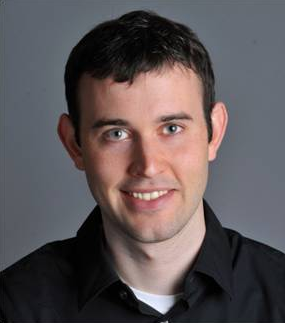
#> input picture P1/human.png, 285 x 323 px
$ jupyter execute P1.ipynb   (shell and % lines are left out)
#> lines starting #> are read from the running program, lines starting #| are printed output that depends on the picture; long printed decimals are rounded
# Hybrid Images

The objective of this exercise is to create a hybrid image by combining a low-pass filtered image with a high-pass filtered one. The resulting image will display the low-pass image when viewed from a distance, while the high-pass image will be visible up close. We will achieve this result in two different ways: in the first exercise, the images will be fused in the spatial domain using a Gaussian filter; in the second exercise, the fusion will occur in the frequency domain using the Fourier transform.

[cell 1]
# All necessary imports
import numpy as np
import matplotlib.pyplot as plt
from skimage import io, transform
from scipy import signal, fftpack

We begin by editing the necessary images to ensure that the image fusion is done properly. The cat and human images are manually aligned at the facial area, using the eyes and mouth as key reference points.

[cell 2]
# LOAD IMAGES
human = io.imread('human.png')
#> human is the input picture: shape (323, 285, 3); mean R, G, B 93.4, 85.4, 87.2
cat = io.imread('cat.png')
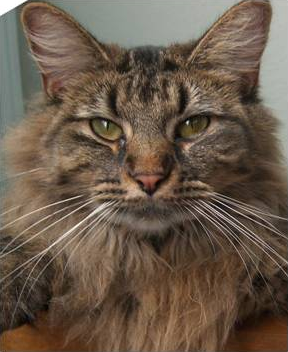
#> input picture P1/cat.png, 288 x 352 px
#> cat is the input picture: shape (352, 288, 3); mean R, G, B 106.2, 89.8, 74.4

## RESIZE
size1=int(round(human.shape[0]*(4/3.)))
#> size1 = 431
size2=int(round(human.shape[1]*(4/3.)))
#> size2 = 380
human = transform.resize(human,(size1, size2))
#> human: shape (431, 380, 3) float64

# CROP
left = 50
top = 50
right = 51+cat.shape[0]-1
#> right = 402
bottom = 51+cat.shape[1]-1
#> bottom = 338
human_c = human[left: right, top:bottom]

# VISUALIZATION ---------------
plt.figure(1)

plt.subplot(131)
plt.imshow(human,cmap="gray")
plt.title('I man')

plt.subplot(132)
plt.title('I man crop')
plt.imshow(human_c,cmap="gray")

plt.subplot(133)
plt.title('I cat')
plt.imshow(cat,cmap="gray")

plt.gcf().set_size_inches((14,14))

Since obtaining the high-pass and hybrid images is a repeated process, I created the function below to streamline it. This function takes three parameters: the low-pass image and the original image from which we want to extract the high-pass image, and the other low-pass image to create the hybrid image.

To find the high-pass image, we can either apply an inverted Gaussian filter to the original image, following a similar procedure to that of the low-pass image, or we can take a simpler approach: subtract the low-pass image from the original image. This subtraction effectively removes the general form of the image, leaving only the details that constitute the high-pass image.

Finally, the hybrid image can be achieved by simply summing the low-pass human image with the HP cat image

[cell 3]
def HP_HybridImage(lp_img1, original_img1, lp_img2):
    # FIND HIGH PASS IMAGE
    hp_img = original_img1 - lp_img1
    hp_img = np.clip(hp_img, 0, 1)

    # FUSE HP AND LP TO GET HYBRID
    hybrid = lp_img2 + hp_img
    hybrid = np.clip(hybrid, 0, 1)

    return hp_img, hybrid

[cell 4]
# Create identity filter
def rgb2gray(rgb):
    return np.dot(rgb[...,:3], [0.299, 0.587, 0.114])

[cell 5]
# Function to plot and visualize images and their titles
def plot_imgs(figsize, rows, col, img, titles):
    # Create a figure to fit the images
    fig = plt.figure(figsize=figsize)

    # For each of the images create a subplot and dislpay the image and its title
    for i in range(len(img)):
        fig.add_subplot(rows, col, i+1)
        plt.imshow(img[i], cmap='jet')
        plt.title(titles[i])
        plt.colorbar()
        plt.axis('off')

    plt.show()

## 1. Hybrid Image in the spatial domain

As explained earlier, this exercise involves fusing two images in the spatial domain. To achieve this, we first need to create a Gaussian filter to apply a low-pass filter to the images. Below, the function `gauss(SZ, sigma)` has been created in order to generate and return this filter. This function requires two parameters: `SZ`, which defines the size of the filter, and `sigma`, which is the standard deviation that controls the spread of the Gaussian function.

The function works by first creating a grid of size SZ x SZ for the 2D Gaussian function, and then computes it by applying the Gaussian formula to each point (formula provided below). Finally, it normalizes the filter by dividing all values by their sum, ensuring that the total sum of the filter equals 1.

$$f(x, y) = \exp\left(-\frac{x^2 + y^2}{2\sigma^2}\right)$$

The process to find the hybrid image will be demonstrated using Gray Scale as well as RGB images.

[cell 6]
def gauss(SZ, sigma):
    [xx,yy] = np.meshgrid(np.linspace(-(SZ/2), SZ/2,SZ),np.linspace(-(SZ/2), SZ/2,SZ))
    gaussian = np.exp(-0.5*(xx*xx+yy*yy)/(sigma*sigma))
    return gaussian/np.sum(gaussian)                                 # Normalize gaussian filter

To convolve the images, we use the function seen in class `convolve2d(in1, in2, mode='same', boundary='fill', fillvalue=0.)` to apply the Gaussian filter to the image. Since this method operates on two-dimensional images, we cannot use the entire RGB image directly; therefore, we will convolve the images channel by channel. The parameters `mode`, `boundary`, and `fillvalue` are used as follows: setting `mode` to 'same' ensures that the output is the same size as `in1`, while the `boundary` parameter specifies that the input arrays will be padded with the specified `fillvalue` (0 in this case). It is important to note that the cat image must be normalized to match the value range of the human image before proceeding.

Once this step is complete, we obtain the low-pass images for both the human and cat. In our case, the hybrid image will be created using the low-pass (LP) image of the human and the high-pass (HP) image of the cat, To achieve this, we will use the previously defined function `HP_HybridImage(lp_img1, original_img1, lp_img2)` which will be returning not only the HP image of the cat but the resulting hybrid image as well.

In the final figure, we will display the LP images for both forms, the resulting high-pass image, the filter used for all convolutions, and the resulting hybrid image.

[cell 7]
# Gaussian filter
sigma = 9
SZ = (6 * sigma + 1)
fil = gauss(SZ, sigma)

# Normalize cat image
cat_norm = cat/255.0

# FIND LOW PASS IMAGES
human_lp = human_c.copy()
human_lp[..., 0] = signal.convolve2d(human_c[..., 0], fil, mode='same', boundary='fill', fillvalue=0.)
human_lp[..., 1] = signal.convolve2d(human_c[..., 1], fil, mode='same', boundary='fill', fillvalue=0.)
human_lp[..., 2] = signal.convolve2d(human_c[..., 2], fil, mode='same', boundary='fill', fillvalue=0.)

cat_lp = cat_norm.copy()
cat_lp[..., 0] = signal.convolve2d(cat_norm[..., 0], fil, mode='same', boundary='fill', fillvalue=0.)
cat_lp[..., 1] = signal.convolve2d(cat_norm[..., 1], fil, mode='same', boundary='fill', fillvalue=0.)
cat_lp[..., 2] = signal.convolve2d(cat_norm[..., 2], fil, mode='same', boundary='fill', fillvalue=0.)

# FIND HP AND HYBRID IMAGE
cat_hp, hybrid = HP_HybridImage(cat_lp, cat_norm, human_lp)

######### VISUALIZATION #########
images = [cat_lp, cat_hp, fil, human_lp, hybrid]
titles = ['Low Pass Cat', 'High Pass Cat', 'Gaussian Filter', 'Low Pass Human', 'Hybrid']

plot_imgs((15, 8), 2, 3, images, titles)
#> the loop in plot_imgs, `for i in range(len(img)):` made 5 passes

As I've previously said the parameter `sigma` controls the spread of the Gaussian filter, which is the same as controlling its size. For the next part he sigma has been modified to observe its effect, with a smaller `sigma` the filter becomes more narrow and concentrated around the center, leading to less smoothing, where only nearby pixels significantly contribute to the result. How this affects the final images is that for the LP they will retain more detail and sharpness, as the blur is weaker, the HP will include more mid-frequency details because the LP filter will have retained more fine details (high frequecies), resulting in less drastic high-frequency components and, finally, the hybrid image will blend the two images more smoothly, with less distinction between LP and HP content, resulting in a less noticeable hybrid effect

[cell 8]
# Gaussian filter
sigma = 1
SZ = (6 * sigma + 1)
fil = gauss(SZ, sigma)

# Normalize cat image
cat_norm = cat/255.0

# FIND LOW PASS IMAGES
human_lp = human_c.copy()
human_lp[..., 0] = signal.convolve2d(human_c[..., 0], fil, mode='same', boundary='fill', fillvalue=0.)
human_lp[..., 1] = signal.convolve2d(human_c[..., 1], fil, mode='same', boundary='fill', fillvalue=0.)
human_lp[..., 2] = signal.convolve2d(human_c[..., 2], fil, mode='same', boundary='fill', fillvalue=0.)

cat_lp = cat_norm.copy()
cat_lp[..., 0] = signal.convolve2d(cat_norm[..., 0], fil, mode='same', boundary='fill', fillvalue=0.)
cat_lp[..., 1] = signal.convolve2d(cat_norm[..., 1], fil, mode='same', boundary='fill', fillvalue=0.)
cat_lp[..., 2] = signal.convolve2d(cat_norm[..., 2], fil, mode='same', boundary='fill', fillvalue=0.)

# FIND HP AND HYBRID IMAGE
cat_hp, hybrid = HP_HybridImage(cat_lp, cat_norm, human_lp)
#> in HP_HybridImage (call 2), `hp_img = original_img1 - lp_img1`:
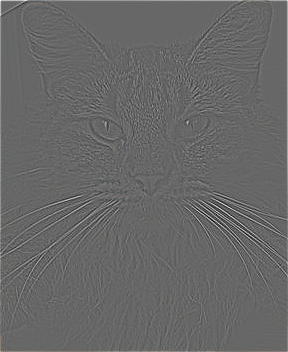
#> hp_img: shape (352, 288, 3) float64; mean R, G, B 0.00181, 0.00172, 0.00159; drawn with min black and max white
#> in HP_HybridImage (call 2), `hp_img = np.clip(hp_img, 0, 1)`:
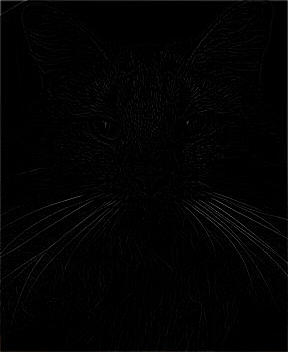
#> hp_img: shape (352, 288, 3) float64; mean R, G, B 0.011, 0.0109, 0.0108

######### VISUALIZATION #########
images = [cat_lp, cat_hp, fil, human_lp, hybrid]
titles = ['Low Pass Cat', 'High Pass Cat', 'Gaussian Filter', 'Low Pass Human', 'Hybrid']

plot_imgs((15, 8), 2, 3, images, titles)
#> the loop in plot_imgs (call 2), `for i in range(len(img)):` made 5 passes

To apply this process to grayscale images, the steps are the same as for color images, but using a grayscale input. First, we create the Gaussian filter, and then the images are preprocessed. The cat image is normalized, and both images are converted to grayscale using the function `rgb2gray(rgb)`, which computes a weighted sum of the color channels. The weights correspond to the relative luminance of each color, with green contributing the most, as the human eye perceives green more intensely than red or blue.

Once the images are prepared, we use the same function as before to perform the convolutions, which produce the LP images. Following this, the same process is applied to obtain the HP images and, finally, the hybrid image.

[cell 9]
# Gaussian filter
sigma = 9
SZ = (6 * sigma + 1)
fil = gauss(SZ, sigma)

# Normalize cat image
cat_norm = cat/255.0

# TRANSFORM IMAGES TO GRAYSCALE
cat_gray = rgb2gray(cat_norm)
human_gray = rgb2gray(human_c)
#> in rgb2gray (call 2), `return np.dot(rgb[...,:3], [0.299, 0.587, 0.114])`:
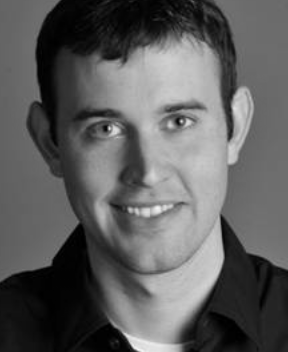
#> returned value: shape (352, 288) float64; min 0, max 0.974, mean 0.37

# FIND LOW PASS IMAGES
cat_lp = signal.convolve2d(cat_gray, fil, mode='same', boundary='fill', fillvalue=0.)
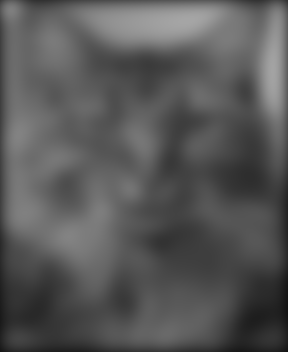
#> cat_lp: shape (352, 288) float64; min 0.0715, max 0.651, mean 0.345
human_lp = signal.convolve2d(human_gray, fil, mode='same', boundary='fill', fillvalue=0.)
#> human_lp: shape (352, 288) float64

# FIND HP AND HYBRID IMAGE
cat_hp, hybrid = HP_HybridImage(cat_lp, cat_gray, human_lp)
#> in HP_HybridImage (call 3), `hybrid = np.clip(hybrid, 0, 1)`:
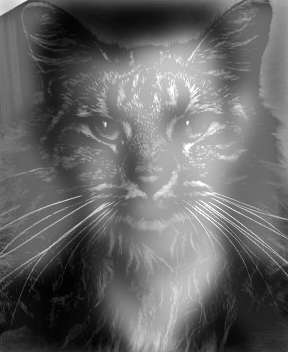
#> hybrid: shape (352, 288) float64; min 0.0117, max 1, mean 0.404

######### VISUALIZATION #########

fig = plt.figure(figsize=(15, 8))

fig.add_subplot(2, 3, 1)
plt.imshow(cat_lp, cmap="gray")
plt.title('Low Pass Cat')
plt.colorbar()
plt.axis('off')

fig.add_subplot(2, 3, 2)
plt.imshow(cat_hp, cmap="gray")
plt.title('High Pass Cat')
plt.colorbar()
plt.axis('off')

fig.add_subplot(2, 3, 3)
plt.imshow(fil, cmap="jet")
plt.title('Gaussian Filter')
plt.colorbar()
plt.axis('off')

fig.add_subplot(2, 3, 4)
plt.imshow(human_lp, cmap="gray")
plt.title('Low Pass Human')
plt.colorbar()
plt.axis('off')

fig.add_subplot(2, 3, 5)
plt.imshow(hybrid, cmap="gray")
plt.title('Hybrid')
plt.colorbar()
plt.axis('off')

plt.show()
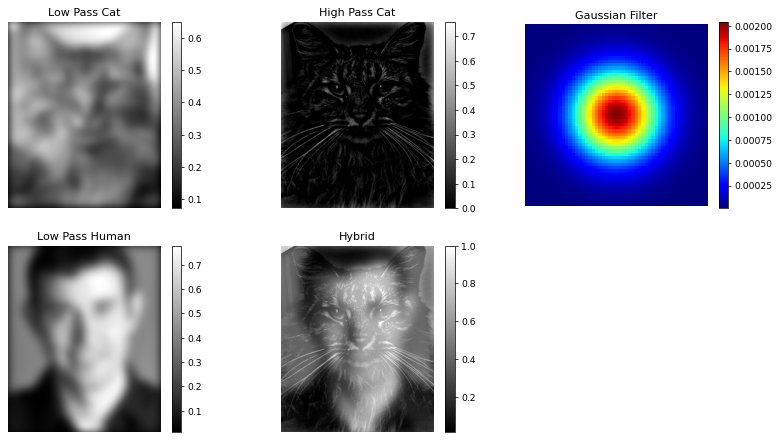
#> figure drawn by matplotlib, 10 panels

## 2. Hybrid Image in the frequency domain

Once again, our objective is to create an hybrid image between the LP image of the human and the HP image of the cat. However, in this case, we will perform the fusion in the frequency domain, to do so we will use the Fourier transform to turn the images from their spatial domain to the frequency one. Since it also needs to be applied channel by channel I created the function `channelFiltering(channel, fil_fft, fftsize)` to handle each channel individually. This function takes three parameters: `channel` which is the channel being worked on, `fil_fft`, the Gaussian filter being used but in its frequency domain, and `fftsize`, which is the size of the FFT to be used.

To carry out the process, we need to work entirely in the frequency domain. First, the function applies a 2D Fourier transform to the image channel, converting it to the frequency domain with a size of fftsize x fftsize. Next, the Fourier transformed Gaussian filter is applied to the image by multiplying the two element-wise, which preserves the low frequencies. Finally, an inverse Fourier transform is used to convert the filtered channel back to the spatial domain. Since padding is introduced during the FFT process, the output image is cropped to return it to its original size before being returned.

[cell 10]
def channelFiltering(channel, fil_fft, fftsize):
#> called with fil_fft = array of shape (512, 512), fftsize = 512
    channel_fft = fftpack.fft2(channel, (fftsize, fftsize))     # Transform channel image to frequency

    channel_fil_ftt = channel_fft * fil_fft                     # Aply filter to channel image

    channel_fil = np.real(fftpack.ifft2(channel_fil_ftt))       # Anti-transformation to turn channel image from frequency to spatial domain

    hs = int(np.floor(SZ/2.))
    channel_crop = channel_fil[hs:channel.shape[0]+hs, hs:channel.shape[1]+hs]

    return channel_crop

To use the previously defined function, we first need to determine the Gaussian filter in its frequency domain that best fits our images. As in the previous exercise, we begin by creating the filter using the `gauss(SZ, sigma)` function, which generates it in the spatial domain. To transform it into the frequency domain, we apply the `fft2(x, shape)` function, which we covered in class. The shape parameter determines the size of the final result and is set by the variable fftsize, which is given a value of 512. This value is chosen based on the image size, and we select the smallest power of two that is slightly larger than the image dimensions. In this case, the images have a shape of (352, 288, 3), so we use $2^9=512$, since $2^8=256$ would be too small.

We create LP images for the human and the cat by applying the FFT filter to each channel, using the previously defined variables (fil_fft, fftsize). For the cat image, we must first normalize it by dividing all its pixel values by their sum. Using the previously defined and explained function, `HP_HybridImage(lp_img1, original_img1, lp_img2)`, we compute the HP image of the cat and the resulting hybrid image by fusing the cat's HP image with the human's LP image.

In the final figure, six images are displayed: the LP images for both the cat and the human, the HP image of the cat, the resulting hybrid image, and the Gaussian filter used in both its spatial and frequency domain forms.

[cell 11]
# Gaussian filter
sigma = 9
SZ = (6 * sigma + 1)
fil = gauss(SZ, sigma)

fftsize = 512

fil_fft = fftpack.fft2(fil, (fftsize, fftsize))             # Transform gaussian filter to frequency

# FIND LOW PASS IMAGES
human_lp = human_c.copy()
human_lp[..., 0], human_lp[..., 1], human_lp[..., 2] = channelFiltering(human_lp[..., 0], fil_fft, fftsize), channelFiltering(human_lp[..., 1], fil_fft, fftsize), channelFiltering(human_lp[..., 2], fil_fft, fftsize)
#> call 2 of channelFiltering, with fil_fft = array of shape (512, 512), fftsize = 512
#> in channelFiltering (call 2), `channel_fil = np.real(fftpack.ifft2(channel_fil_ftt))`:
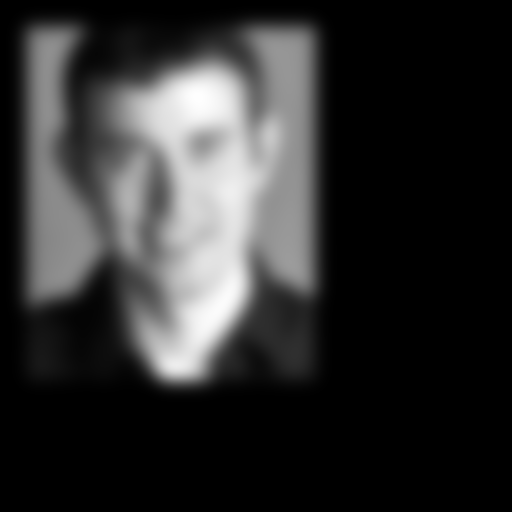
#> channel_fil: shape (512, 512) float64; min -2.78e-16, max 0.728, mean 0.136; drawn with min black and max white
#> call 3 of channelFiltering, with fil_fft = array of shape (512, 512), fftsize = 512
#> in channelFiltering (call 3), `channel_crop = channel_fil[hs:channel.shape[0]+hs, hs:channel.shape[1]..`:
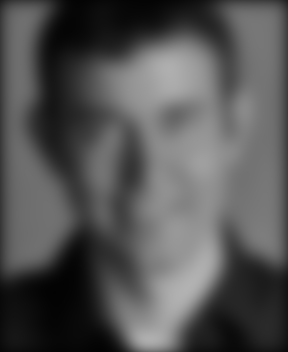
#> channel_crop: shape (352, 288) float64; min 0.0115, max 0.699, mean 0.332
#> human_lp: shape (352, 288, 3) float64

cat_norm = cat/255.0
cat_lp = cat_norm.copy()
cat_lp[..., 0], cat_lp[..., 1], cat_lp[..., 2] = channelFiltering(cat_lp[..., 0], fil_fft, fftsize), channelFiltering(cat_lp[..., 1], fil_fft, fftsize), channelFiltering(cat_lp[..., 2], fil_fft, fftsize)
#> call 4 of channelFiltering, with fil_fft = array of shape (512, 512), fftsize = 512
#> in channelFiltering (call 4), `channel_fft = fftpack.fft2(channel, (fftsize, fftsize))`:
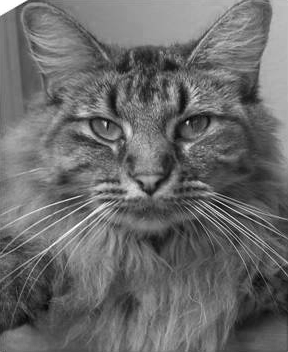
#> channel: shape (352, 288) float64; min 0, max 1, mean 0.417

# FIND HP AND HYBRID IMAGE
cat_hp, hybrid = HP_HybridImage(cat_lp, cat_norm, human_lp)

######### VISUALIZATION #########
images = [cat_lp, cat_hp, fil, human_lp, hybrid, fftpack.fftshift(np.log(1+np.abs(fil_fft)))]
titles = ['Low Pass Cat', 'High Pass Cat', 'Gaussian Filter', 'Low Pass Human', 'Hybrid', 'Fourier Gaussian Filter']

plot_imgs((15, 8), 2, 3, images, titles)

[cell 12]
print(cat_lp.min())
#| 0.03784
print(cat_lp.max())
#| 0.6584
print(cat_norm.min())
#| 0.0
print(cat_norm.max())
#| 1.0
